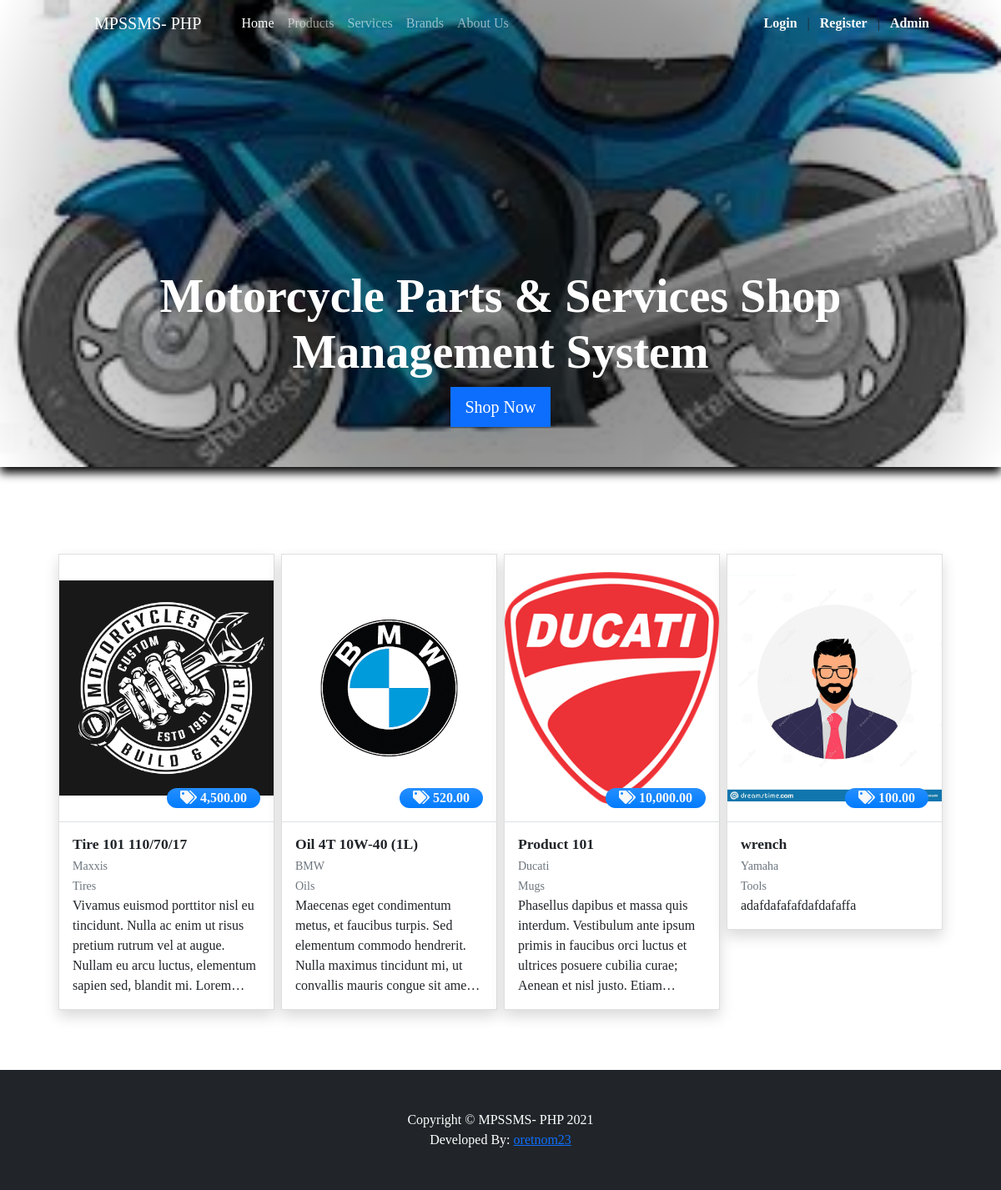
The page / on the database its author committed.
### tables this page shows
CREATE TABLE `product_list` (
  `id` int(30) NOT NULL,
  `brand_id` int(30) NOT NULL,
  `category_id` int(30) NOT NULL,
  `name` text NOT NULL,
  `models` text NOT NULL,
  `description` text NOT NULL,
  `price` float NOT NULL DEFAULT 0,
  `status` tinyint(1) NOT NULL DEFAULT 1,
  `image_path` text NOT NULL,
  `delete_flag` tinyint(1) NOT NULL DEFAULT 0,
  `date_created` datetime NOT NULL DEFAULT current_timestamp(),
  `date_updated` datetime DEFAULT NULL ON UPDATE current_timestamp()
);

CREATE TABLE `brand_list` (
  `id` int(30) NOT NULL,
  `name` text NOT NULL,
  `image_path` text NOT NULL,
  `delete_flag` tinyint(1) NOT NULL DEFAULT 0,
  `status` tinyint(1) NOT NULL DEFAULT 1,
  `date_created` datetime NOT NULL DEFAULT current_timestamp(),
  `date_updated` datetime DEFAULT NULL ON UPDATE current_timestamp()
);

CREATE TABLE `categories` (
  `id` int(30) NOT NULL,
  `category` varchar(250) NOT NULL,
  `status` tinyint(1) NOT NULL DEFAULT 1,
  `delete_flag` tinyint(1) NOT NULL DEFAULT 0,
  `date_created` datetime NOT NULL DEFAULT current_timestamp()
);

### classes/DBConnection.php (called while the page is built, shortened)
<?php
class DBConnection{
    private $host = DB_SERVER;
    private $username = DB_USERNAME;
    private $password = DB_PASSWORD;
    private $database = DB_NAME;
    public $conn;
    public function __construct(){
        if (!isset($this->conn)) {
            $this->conn = new mysqli($this->host, $this->username, $this->password, $this->database);
        }
    }
}
?>

### classes/SystemSettings.php (called while the page is built, shortened)
<?php
class SystemSettings extends DBConnection{
	function userdata($field = ''){
		if(!empty($field)){
			if(isset($_SESSION['userdata'][$field]))
				return $_SESSION['userdata'][$field];
			else
				return null;
		}else{
			return false;
		}
	}
	function info($field=''){
		if(!empty($field)){
			if(isset($_SESSION['system_info'][$field]))
				return $_SESSION['system_info'][$field];
			else
				return false;
		}else{
			return false;
		}
	}
}
$_settings = new SystemSettings();
?>

### config.php (called while the page is built, shortened)
<?php
require_once('classes/DBConnection.php');
require_once('classes/SystemSettings.php');
function validate_image($file){
    $file = explode("?",$file)[0];
	if(!empty($file)){
		if(is_file(base_app.$file)){
			return base_url.$file;
		}else{
			return base_url.'dist/img/no-image-available.png';
		}
	}else{
		return base_url.'dist/img/no-image-available.png';
	}
}
?>

### home.php (the view, shortened to what this page needs)
 <header class="bg-dark py-5" id="main-header">
    <div class="container h-100 d-flex align-items-end justify-content-center w-100">
        <div class="text-center text-white w-100">
            <h1 class="display-4 fw-bolder mx-5"><?php echo $_settings->info('name') ?></h1>
            <div class="col-auto mt-2">
                <a class="btn btn-primary btn-lg rounded-0" href="./?p=products">Shop Now</a>
            </div>
        </div>
    </div>
</header>
<section class="py-5">
    <div class="container px-4 px-lg-5 mt-5">
        <div class="row row-cols-sm-1 row-cols-md-2 row-cols-xl-4">
            <?php
                $products = $conn->query("SELECT p.*,b.name as brand, c.category FROM `product_list` p inner join brand_list b on p.brand_id = b.id inner join `categories` c on p.category_id = c.id where p.delete_flag = 0 and p.status = 1 order by RAND() limit 4");
                while($row= $products->fetch_assoc()):
            ?>
                <a class="col px-1 py-2 text-decoration-none text-dark product-item" href ="./?p=products/view_product&id=<?= $row['id'] ?>">
                    <div class="card rounded-0 shadow">
                        <div class="product-img-holder overflow-hidden position-relative">
                            <img src="<?= validate_image($row['image_path']) ?>" alt="Product Image" class="img-top"/>
                            <span class="position-absolute price-tag rounded-pill bg-gradient-primary text-light px-3">
                                <i class="fa fa-tags"></i> <b><?= number_format($row['price'],2) ?></b>
                            </span>
                        </div>
                        <div class="card-body border-top">
                            <h4 class="card-title my-0"><b><?= $row['name'] ?></b></h4><br>
                            <small class="text-muted"><?= $row['brand'] ?></small><br>
                            <small class="text-muted"><?= $row['category'] ?></small>
                            <p class="m-0 truncate-5"><?= strip_tags(html_entity_decode($row['description'])) ?></p>
                        </div>
                    </div>
                </a>
            <?php endwhile; ?>
        </div>
    </div>
</section>

### index.php (shortened to what this page needs)
<?php require_once('config.php'); ?>
<!DOCTYPE html>
<html lang="en">
<?php require_once('inc/header.php') ?>
<body>
<?php $page = isset($_GET['p']) ? $_GET['p'] : 'home';  ?>
<?php require_once('inc/topBarNav.php') ?>
<?php
    if(!file_exists($page.".php") && !is_dir($page)){
        include '404.html';
    }else{
      if(is_dir($page))
        include $page.'/index.php';
      else
        include $page.'.php';
    }
?>
<?php require_once('inc/footer.php') ?>
</body>
</html>

### inc/header.php (shortened to what this page needs)
<head>
    <link rel="stylesheet" href="<?php echo base_url ?>plugins/fontawesome-free/css/all.min.css">
    <link rel="stylesheet" href="<?php echo base_url ?>plugins/tempusdominus-bootstrap-4/css/tempusdominus-bootstrap-4.min.css">
  <link rel="stylesheet" href="<?php echo base_url ?>plugins/datatables-bs4/css/dataTables.bootstrap4.min.css">
  <link rel="stylesheet" href="<?php echo base_url ?>plugins/datatables-responsive/css/responsive.bootstrap4.min.css">
  <link rel="stylesheet" href="<?php echo base_url ?>plugins/datatables-buttons/css/buttons.bootstrap4.min.css">
  <link rel="stylesheet" href="<?php echo base_url ?>plugins/select2/css/select2.min.css">
  <link rel="stylesheet" href="<?php echo base_url ?>plugins/select2-bootstrap4-theme/select2-bootstrap4.min.css">
    <link rel="stylesheet" href="<?php echo base_url ?>plugins/icheck-bootstrap/icheck-bootstrap.min.css">
    <link rel="stylesheet" href="<?php echo base_url ?>plugins/jqvmap/jqvmap.min.css">
    <link rel="stylesheet" href="<?php echo base_url ?>dist/css/adminlte.css">
    <link rel="stylesheet" href="<?php echo base_url ?>dist/css/custom.css">
    <link rel="stylesheet" href="<?php echo base_url ?>assets/css/styles.css">
    <link rel="stylesheet" href="<?php echo base_url ?>plugins/overlayScrollbars/css/OverlayScrollbars.min.css">
    <link rel="stylesheet" href="<?php echo base_url ?>plugins/daterangepicker/daterangepicker.css">
    <link rel="stylesheet" href="<?php echo base_url ?>plugins/summernote/summernote-bs4.min.css">
  <link rel="stylesheet" href="<?php echo base_url ?>plugins/sweetalert2-theme-bootstrap-4/bootstrap-4.min.css">
  </head>

### inc/topBarNav.php (shortened to what this page needs)
<nav class="navbar navbar-expand-lg navbar-dark bg-primary fixed-top" id="topNavBar">
            <div class="container px-4 px-lg-5 ">
                <a class="navbar-brand" href="./">
                <img src="<?php echo validate_image($_settings->info('logo')) ?>" width="30" height="30" class="d-inline-block align-top" alt="" loading="lazy">
                <?php echo $_settings->info('short_name') ?>
                </a>
                <div class="collapse navbar-collapse" id="navbarSupportedContent">
                    <ul class="navbar-nav me-auto mb-2 mb-lg-0 ms-lg-4">
                        <li class="nav-item"><a class="nav-link <?= isset($page) && $page == 'home'? "active" : '' ?>" aria-current="page" href="./">Home</a></li>
                        <li class="nav-item"><a class="nav-link <?= isset($page) && $page == 'products'? "active" : '' ?>" href="./?p=products">Products</a></li>
                        <li class="nav-item"><a class="nav-link <?= isset($page) && $page == 'services'? "active" : '' ?>" href="./?p=services">Services</a></li>
                        <li class="nav-item"><a class="nav-link <?= isset($page) && $page == 'brands'? "active" : '' ?>" href="./?p=brands">Brands</a></li>
                        <li class="nav-item"><a class="nav-link <?= isset($page) && $page == 'about'? "active" : '' ?>" href="./?p=about">About Us</a></li>
                    </ul>
                </div>
                <div>
                  <?php if($_settings->userdata('id') > 0 && $_settings->userdata('login_type') == 2): ?>
                    <div class="d-flex align-items-end">
                      <div class="navbar-nav nav-item">
                        <?php
                        $cart_count = $conn->query("SELECT SUM(quantity) from cart_list where client_id = '{$_settings->userdata('id')}'")->fetch_array()[0];
                        $cart_count = $cart_count > 0 ? number_format($cart_count) : 0;
                        ?>
                        <a href="./?p=cart" class="nav-link"><span id="cart_count" class="badge badge-danger rounded-circle"><?= $cart_count ?></span> Cart</a>
                      </div>
                      <div class="navbar-nav nav-item dropdown">
                        <a class="nav-link dropdown-toggle" href="#" id="navbarDropdownMenuLink" role="button" data-toggle="dropdown" aria-haspopup="true" aria-expanded="false">
                          <i class="fa fa-user"></i> Howdy, <?= $_settings->userdata('email') ?>
                        </a>
                        <div class="dropdown-menu" aria-labelledby="navbarDropdownMenuLink">
                          <a class="dropdown-item" href="./?p=my_orders">My Orders</a>
                          <a class="dropdown-item" href="./?p=my_services">My Service Requests</a>
                          <a class="dropdown-item" href="./?p=manage_account">Manage Account</a>
                          <a class="dropdown-item" href="./classes/Login.php?f=logout_client">Logout</a>
                        </div>
                      </div>
                    </div>
                  <?php else: ?>
                    <a href="./login.php" class="text-light text-decoration-none mx-2"><b>Login</b></a> |
                    <a href="./register.php" class="text-light text-decoration-none mx-2"><b>Register</b></a> |
                    <a href="./admin/login.php" class="text-light text-decoration-none mx-2"><b>Admin</b></a>
                  <?php endif; ?>
                </div>
            </div>
        </nav>

### inc/footer.php (shortened to what this page needs)
<footer class="py-5 bg-dark">
            <div class="container">
              <p class="m-0 text-center text-white">Copyright &copy; <?php echo $_settings->info('short_name') ?> 2021</p>
              <p class="m-0 text-center text-white">Developed By: <a href="mailto:oretnom23@gmail.com">oretnom23</a></p>
          </div>
        </footer>

### rows shown on the page
product_list: shows a picture, price "4,500.00", name "Tire 101 110/70/17", brand.name "Maxxis", category.category "Tires", description "Vivamus euismod porttitor nisl eu tincidunt. Nulla ac enim ut risus pretium rutrum vel at augue. Nullam eu arcu luctus, elementum sapien sed, blandit mi.…"
product_list: shows a picture, price "520.00", name "Oil 4T 10W-40 (1L)", brand.name "BMW", category.category "Oils", description "Maecenas eget condimentum metus, et faucibus turpis. Sed elementum commodo hendrerit. Nulla maximus tincidunt mi, ut convallis mauris congue sit…"
product_list: shows a picture, price "10,000.00", name "Product 101", brand.name "Ducati", category.category "Mugs", description "Phasellus dapibus et massa quis interdum. Vestibulum ante ipsum primis in faucibus orci luctus et ultrices posuere cubilia curae; Aenean et nisl justo.…"
product_list: shows a picture, price "100.00", name "wrench", brand.name "Yamaha", category.category "Tools", description "adafdafafafdafdafaffa"

### other values the page prints
$_settings->info('short_name') "MPSSMS- PHP"
$_settings->info('name') "Motorcycle Parts & Services Shop Management System"
